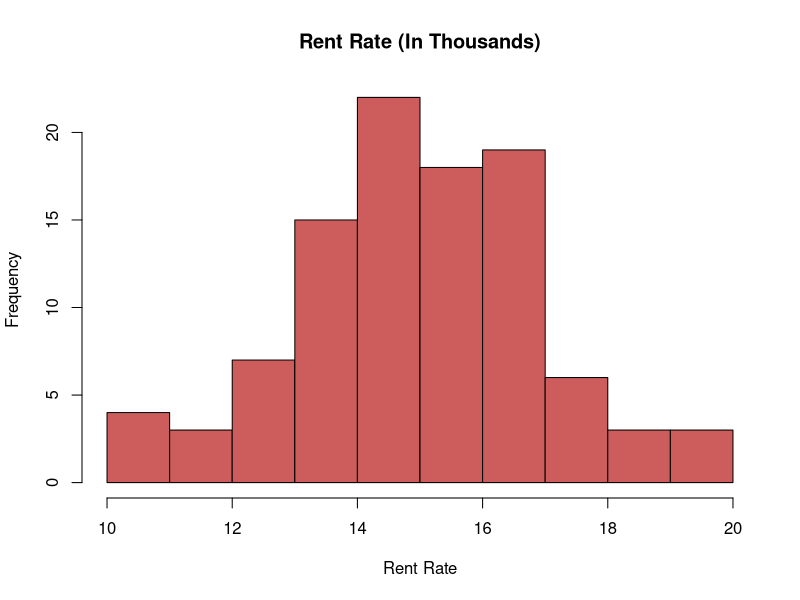
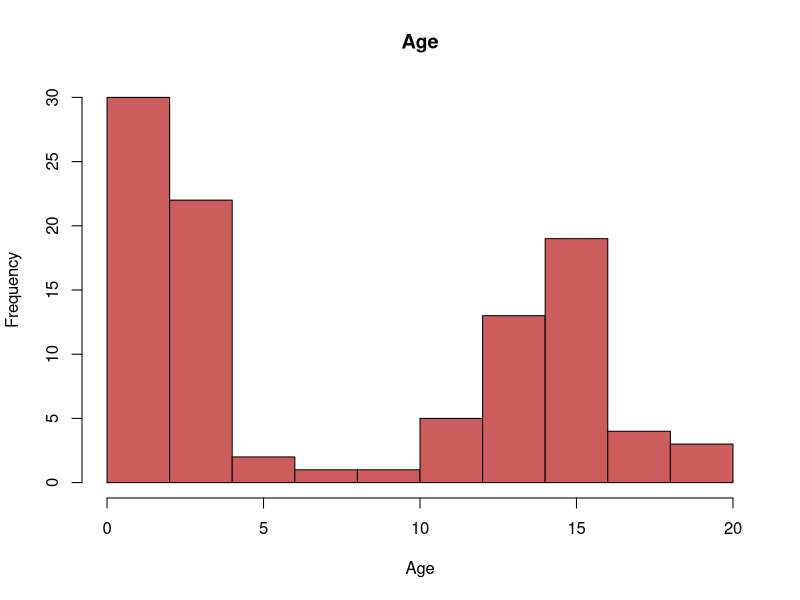
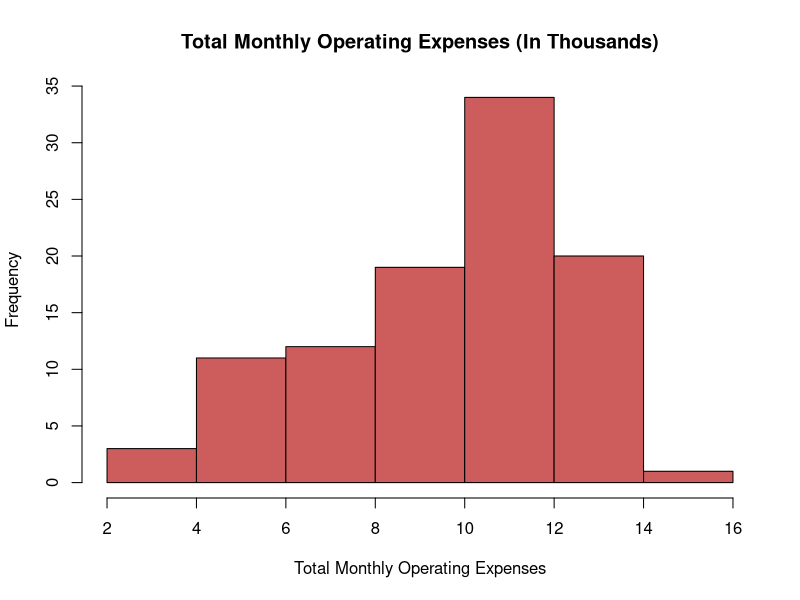
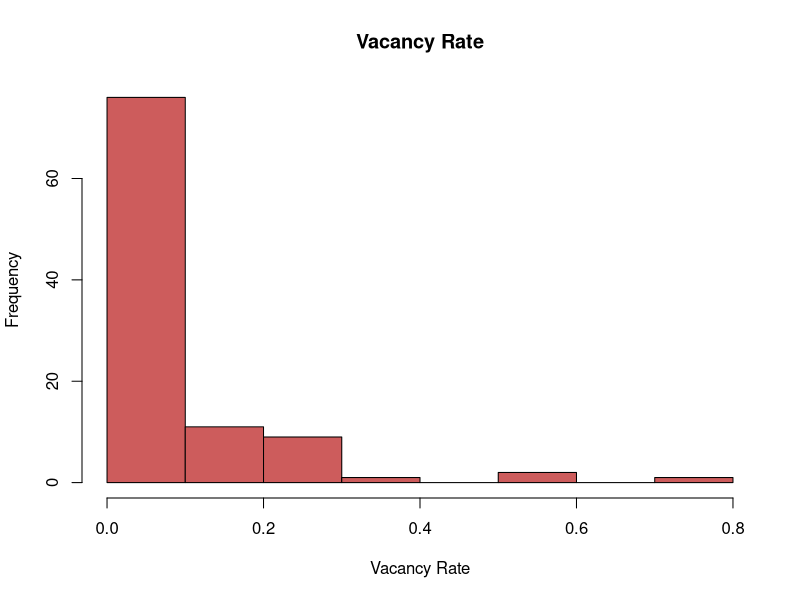
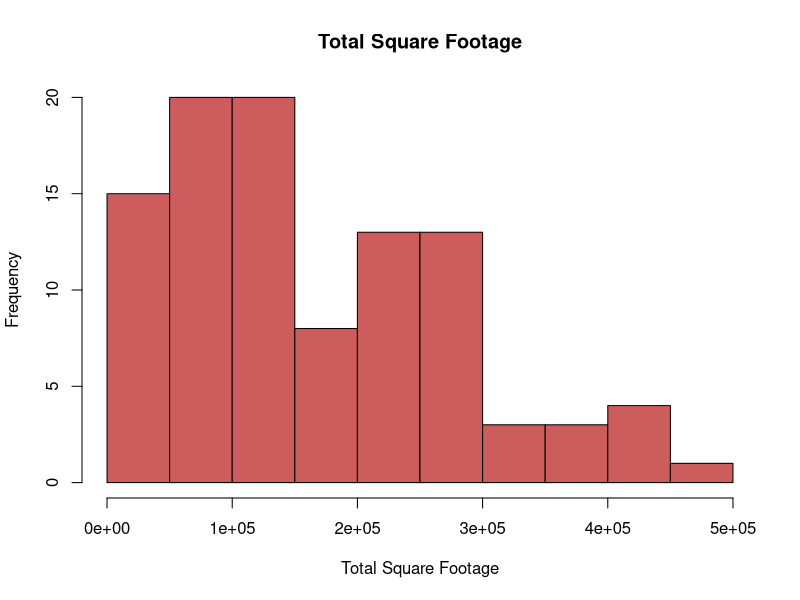
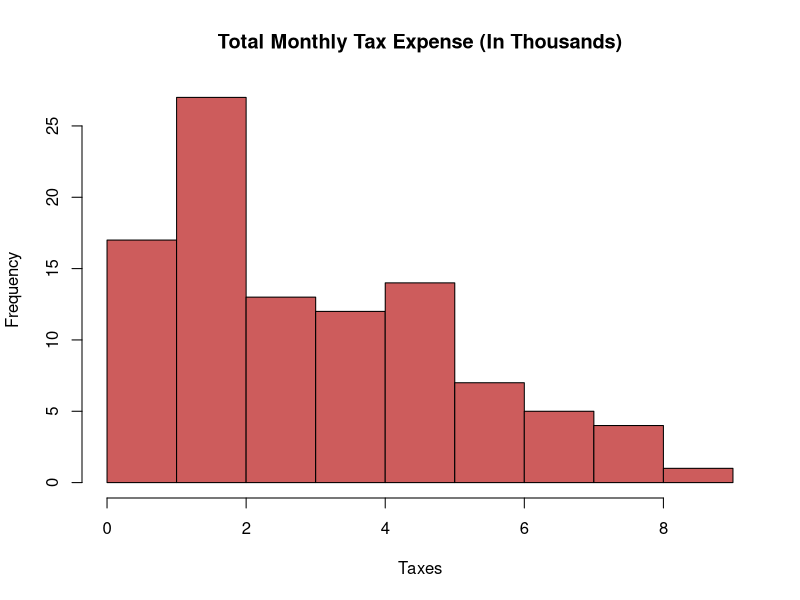
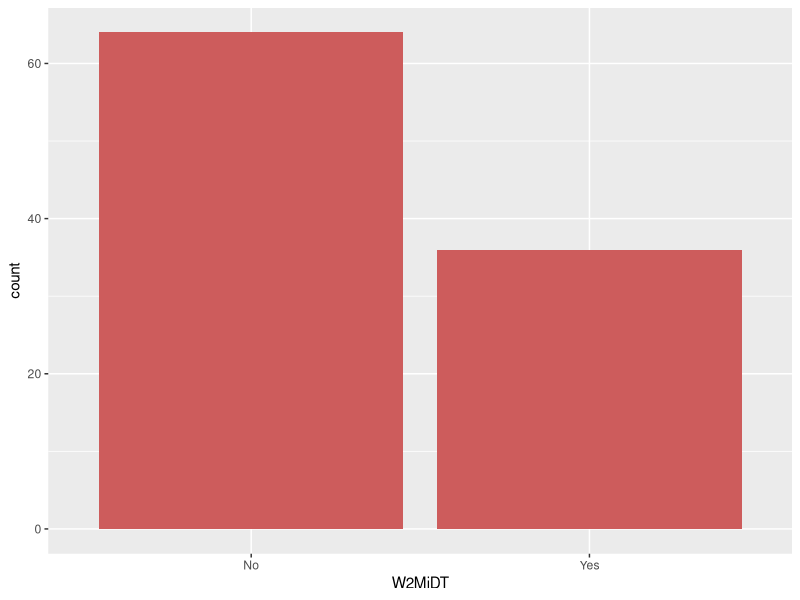
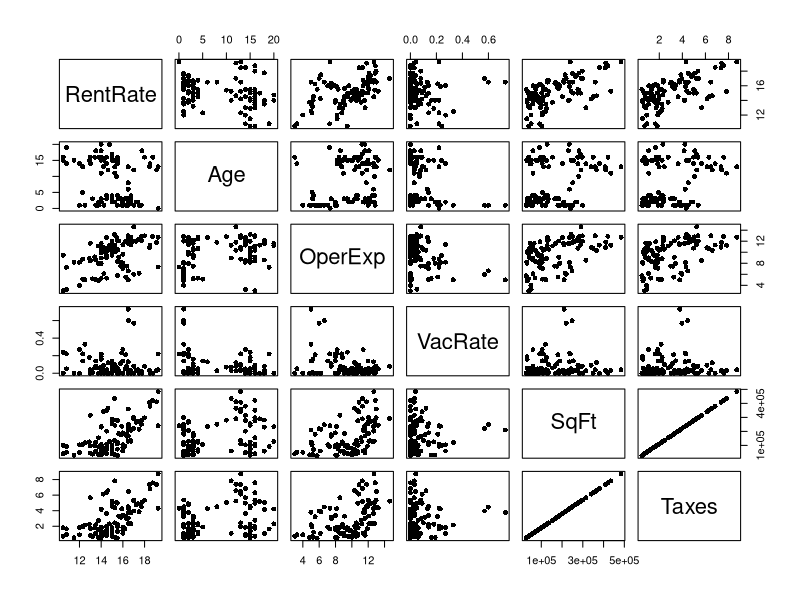

The R script that drew these images, in order: (Note: this script raises an error after producing the figures.)
## ---- chunk 1
knitr::opts_chunk$set(echo = TRUE)
library(readr)
library(tidyverse)
library(corrplot)
library(MASS)
library(car)
comm_prop <- tbl_df(read_csv("comm_prop.csv"))
## ---- chunk 2
dim(comm_prop)
names(comm_prop)
## ---- chunk 3
comm_prop$W2MiDT <- factor(comm_prop$W2MiDT, labels = c("No", "Yes"))
head(comm_prop)
ls.str(comm_prop)
sum(is.na(comm_prop))
summary(comm_prop)
## ---- chunk 4
hist(comm_prop$RentRate, xlab = "Rent Rate", main = paste("Rent Rate (In Thousands)"), col = "indianred")

hist(comm_prop$Age, xlab = "Age", main = paste("Age"), col = "indianred")

hist(comm_prop$OperExp, xlab = "Total Monthly Operating Expenses", main = paste("Total Monthly Operating Expenses (In Thousands)"), col = "indianred")

hist(comm_prop$VacRate, xlab = "Vacancy Rate", main = paste("Vacancy Rate"), col = "indianred")

hist(comm_prop$SqFt, xlab = "Total Square Footage", main = paste("Total Square Footage"), col = "indianred") 
  
hist(comm_prop$Taxes, xlab = "Taxes", main = paste("Total Monthly Tax Expense (In Thousands)"), col = "indianred")

ggplot(comm_prop, aes(x=W2MiDT, y=..count..)) +
  geom_bar(fill = "indianred")
## ---- chunk 5
pairs(comm_prop[,1:6], pch = 16)
numeric_df <- comm_prop[1:6]
corrplot(cor(numeric_df), method="ellipse")
cor(numeric_df)
df.full <- lm(RentRate ~ ., data = comm_prop)
summary(df.full)
## ---- chunk 6
dfLessMin <- lm(RentRate ~ Age + OperExp + W2MiDT, data = comm_prop)
summary(dfLessMin)
## ---- chunk 7
df_model <- lm(RentRate ~ Age + OperExp + W2MiDT + SqFt, data = comm_prop)
summary(df_model)
## ---- chunk 8
full.df <- fortify(df_model)
ggplot(full.df, aes(x=.fitted, y=.resid)) +
  geom_point() +
  geom_hline(yintercept=0, linetype=2) +
  labs(x="Fitted Values", y="Residuals")


shapiro.test(df_model$residuals)
pairs(comm_prop[-c(4,6)], pch=16)

ncvTest(df_model)

vif(df_model)
## ---- chunk 9
ggplot(full.df, aes(x=.fitted, y=RentRate)) +
  geom_point(size=2) +
  geom_smooth(method="lm", color="red", lwd=1.5) +
  labs(x="Rent Predicted", y="Rent Actual")
## ---- chunk 10
model.full.int <- lm(RentRate ~ (Age + OperExp + VacRate + SqFt + W2MiDT)^2, data=comm_prop) 
summary(model.full.int)
ori_pred <- predict(model.full.int, newdata=new_RentRate, interval="predict")

model_all <- lm(RentRate ~ Age + OperExp + VacRate + SqFt + W2MiDT + Age:OperExp + Age:VacRate + Age:SqFt + Age:W2MiDT + OperExp:VacRate + OperExp:SqFt + OperExp:W2MiDT + VacRate:SqFt + VacRate:W2MiDT + SqFt:W2MiDT, data=comm_prop)
## ---- chunk 11
model_1 <- lm(RentRate ~ Age + OperExp + VacRate + SqFt + W2MiDT + Age:OperExp + Age:VacRate + Age:SqFt + Age:W2MiDT + OperExp:VacRate + OperExp:SqFt + OperExp:W2MiDT + VacRate:SqFt + SqFt:W2MiDT, data=comm_prop)
summary(model_1)

#remove VacRate:SqFt
model_2 <- lm(RentRate ~ Age + OperExp + VacRate + SqFt + W2MiDT + Age:OperExp + Age:VacRate + Age:SqFt + Age:W2MiDT + OperExp:VacRate + OperExp:SqFt + OperExp:W2MiDT + SqFt:W2MiDT, data=comm_prop)
summary(model_2)

#remove OpenExp:SqFt
model_3 <- lm(RentRate ~ Age + OperExp + VacRate + SqFt + W2MiDT + Age:OperExp + Age:VacRate + Age:SqFt + Age:W2MiDT + OperExp:VacRate + OperExp:W2MiDT + SqFt:W2MiDT, data=comm_prop)
summary(model_3)

#remove Age:SqFt
model_4 <- lm(RentRate ~ Age + OperExp + VacRate + SqFt + W2MiDT + Age:OperExp + Age:VacRate + Age:W2MiDT + OperExp:VacRate + OperExp:W2MiDT + SqFt:W2MiDT, data=comm_prop)
summary(model_4)

#remove Age:W2MiDT
model_5 <- lm(RentRate ~ Age + OperExp + VacRate + SqFt + W2MiDT + Age:OperExp + Age:VacRate + OperExp:VacRate + OperExp:W2MiDT + SqFt:W2MiDT, data=comm_prop)
summary(model_5)

#remove OpenExp:VacRate
model_6 <- lm(RentRate ~ Age + OperExp + VacRate + SqFt + W2MiDT + Age:OperExp + Age:VacRate + OperExp:W2MiDT + SqFt:W2MiDT, data=comm_prop)
summary(model_6)

#remove Age:OpenExp
model_7 <- lm(RentRate ~ Age + OperExp + VacRate + SqFt + W2MiDT + Age:VacRate + OperExp:W2MiDT + SqFt:W2MiDT, data=comm_prop)
summary(model_7)

predict(model_7, newdata=new_RentRate, interval="predict")
## ---- chunk 12
model_step <- lm(RentRate ~ .*., data = comm_prop)
stepAIC(model_step, direction = "backward")
step_lm <- lm(RentRate ~ Age + OperExp + VacRate + Taxes + W2MiDT + Age:OperExp + Age:VacRate + OperExp:VacRate + OperExp:W2MiDT + Taxes:W2MiDT, data = comm_prop)
summary(step_lm)
## ---- chunk 13
full.df <- fortify(df_model)
ggplot(full.df, aes(x=.fitted, y=.resid)) +
  geom_point() +
  geom_hline(yintercept=0, linetype=2) +
  labs(x="Fitted Values", y="Residuals")

step.df <- fortify(model_7)
ggplot(step.df, aes(x=.fitted, y=.resid)) +
  geom_point() +
  geom_hline(yintercept=0, linetype=2) +
  labs(x="Stepped Fitted Values", y="Residuals")

shapiro.test(df_model$residuals)
ncvTest(df_model)
vif(df_model)

shapiro.test(model_7$residuals)
ncvTest(model_7)
vif(model_7)

ggplot(full.df, aes(x=.fitted, y=RentRate)) +
  geom_point(size=2) +
  geom_smooth(method="lm", color="red", lwd=1.5) +
  labs(x="Rent Predicted single variable", y="Rent Actual")

ggplot(step.df, aes(x=.fitted, y=RentRate)) +
  geom_point(size=2) +
  geom_smooth(method="lm", color="blue", lwd=1.5) +
  labs(x="Rent Predicted stepwise", y="Rent Actual")

single_variables <- aov(RentRate ~ Age + OperExp + W2MiDT + SqFt, data = comm_prop)
stepwise_variables <- aov(RentRate ~ Age + OperExp + VacRate + SqFt + W2MiDT + Age:VacRate + OperExp:W2MiDT + SqFt:W2MiDT, data = comm_prop)

summary(single_variables)
summary(stepwise_variables)
## ---- chunk 14
new_RentRate <- data.frame(Age=9, OperExp=13, VacRate=0, SqFt=40, Taxes=540, W2MiDT='No')
predict(df_model, newdata=new_RentRate, interval="predict")
